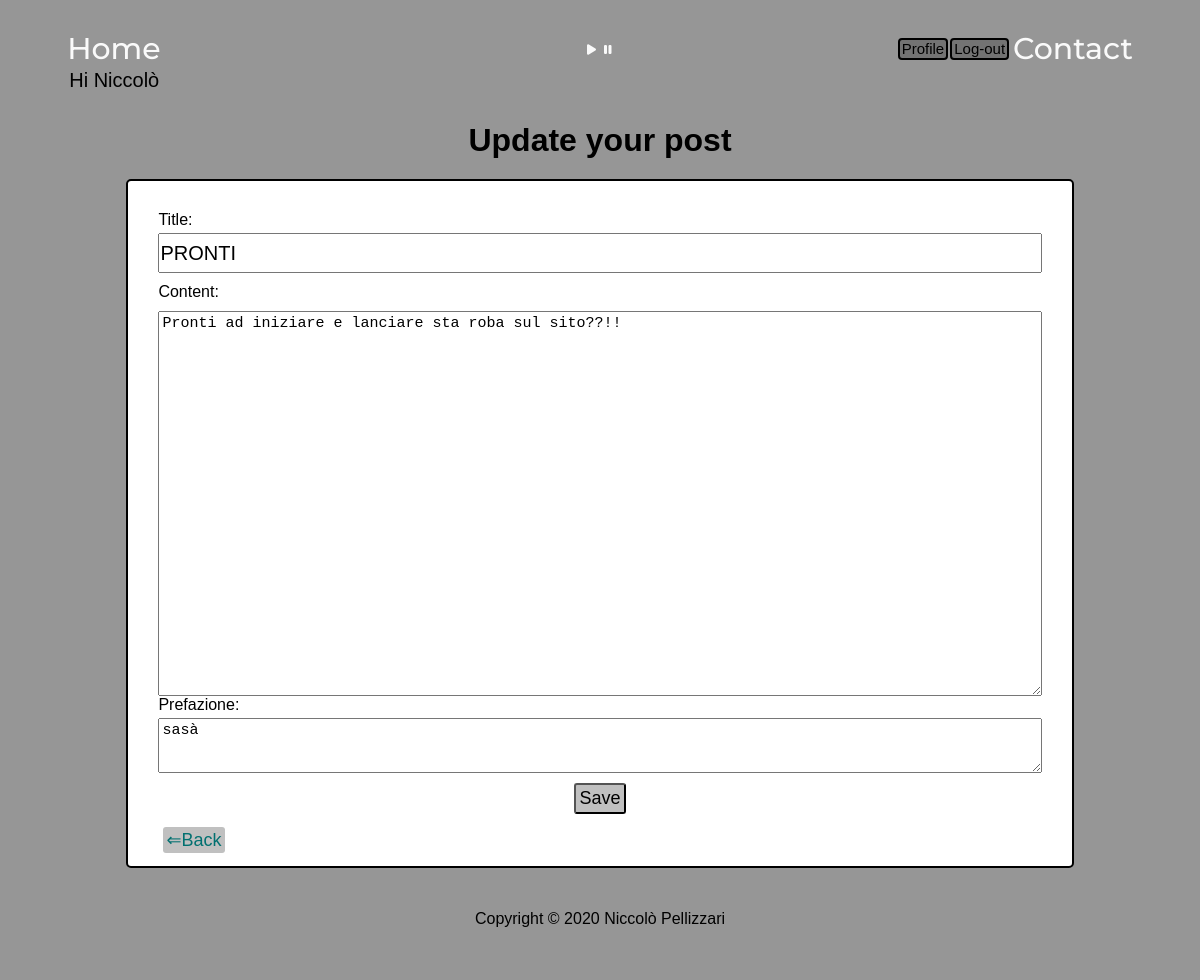
The page /crypto-blog/edit-post/31 (signed in) on the database its author committed.
### cryptoblog/models.py (models this page shows, shortened)
class Post(models.Model):
    title = models.CharField(max_length=200, unique=True)
    author = models.ForeignKey(User, on_delete=models.CASCADE, related_name='blog_posts')
    updated_on = models.DateTimeField(auto_now=True)
    content = RichTextField(blank= True, null= True)
    prefazione = models.CharField(max_length=255)
    created_on = models.DateTimeField(auto_now_add=True)
    status = models.IntegerField(choices=STATUS, default=1)
    class Meta:
        ordering = ['-created_on']

### cryptoblog/views.py (the view)
# urls.py: path('edit-post/<int:pk>', UpdatePost.as_view(), name='update_post'),
class UpdatePost(UpdateView):
    model = Post
    form_class = EditForm
    template_name = 'update_post.html'

### cryptoblog/forms.py
class EditForm(forms.ModelForm):
    class Meta:
        model = Post
        fields = ('title', 'content', 'prefazione')
        widgets = {
            'title': forms.TextInput(attrs={'class': 'form-control  form-title'}),
            'content': forms.Textarea(attrs={'class': 'form-control  form-content'}),
            'prefazione': forms.Textarea(attrs={'class': 'form-control  form-prefazione'}),
        }

### templates/update_post.html (shortened to what this page needs)
{% extends 'base.html' %}
{% load static %}
{% load widget_tweaks %}
{% block content %}
<html lang="en">
<head>
    <link href="{% static 'css/crypto-blog.css' %}" rel="stylesheet" type="text/css">
</head>
<body>
{% if user.is_authenticated %}
{% if user.id == post.author.id %}
<h1 class="crypto-title">Update your post</h1>
<div class="col-md-8 mt-3 left">
    <div class="card mb-4">
        <div class="card-body">
            <div class="form-group">
            <form method="post" >
                {{ form.as_p }}
                <div class="btn-submit">
                        <button class="btn" type="submit">Save</button>
                </div>
            </form>
            </div>
            <a class="btn  btn-back" href="{% url 'blog_home' %}">&Leftarrow;Back</a>
        </div>
    </div>
</div>
{% else %}
<h1 class="h3">You are not the correct user</h1>
<img src="{% static 'img/not-allowed.png' %}" alt="">
{% endif %}
{% else %}
<h1 class="h3">You have to log-in</h1>
<img src="{% static 'img/not-allowed.png' %}" alt="">
</body>
{% endif %}
</html>
{% endblock content %}

### templates/base.html (shortened to what this page needs)
{% load static %}
<html lang="en">
<head>
</head>
<body>
<header id="head-base">
    <p class="home1">
        <a class="home-button" href="/">Home</a>
        {% if user.is_authenticated %}
        <a class="visible-username">Hi {{ user.first_name }}</a>
        {% endif %}
    </p>
    <a class="home-button push-right" onclick="aud_play_pause()" type="button"><i class="fas fa-play"></i><i
            class="fas fa-pause"></i></a>
    <p class="home2">
        {% if user.is_authenticated %}
        <a class="login-button" href="{% url 'edit_profile' %}">Profile</a>
        <a class="login-button" href="{% url 'logout' %}">Log-out</a>
        {% else %}
        <a class="login-button" href="{% url 'login' %}">Log-in</a>
        <a class="login-button" href="{% url 'register' %}">Register</a>
        {% endif %}
        <a class="home-button contact-button" href="/contact">Contact</a>
    </p>
</header>
<div id="container">
    <div id="main">
        {% block content %}
        {% endblock %}
    </div>
</div>
<footer id="footer">
    <div class="col-lg-12">
        <p class="text-center tm-text-gray tm-copyright-text mb-0">Copyright &copy;
            <span class="tm-current-year">2020</span> Niccolò Pellizzari
        </p>
    </div>
</footer>
</body>
</html>

### static/css/crypto-blog.css (style rules this page uses)
body { font-family: 'Trebuchet MS', 'Lucida Sans Unicode', 'Lucida Grande', 'Lucida Sans', Arial, sans-serif; }
.card { margin-left: auto; margin-right: auto; width: 80%; margin-bottom: 1%; }
.card-body { border: solid 2.5px black; border-radius: 5px; background-color: white; padding: 15px; }
.btn { margin-top: 10px; font-size: 18px; padding: 3px; background:rgb(192,192,192); cursor: pointer; text-decoration: none; border-radius: 3px; }
.btn:link { color: rgb(1,112,112); }
.btn-back { margin-left: 20px; padding: 3px; text-decoration: none; margin-bottom: 0; }
.btn-submit { text-align: center; margin: auto; }
.form-content { width: 100%; padding: 3px; margin-top: 10px; font-size: 15px; }
.form-title { width: 100%; height: 40px; margin-bottom: 10px; font-size: 20px; }
.form-prefazione { width: 100%; height: 55px; padding: 3px; font-size: 15px; }
.crypto-title { text-align: center; margin-bottom: 20px; }
.form-group { margin: 15px; }
input { display: block; margin: auto; width: 85%; height: 25px; margin-top: 4px; }
textarea { display: block; margin: auto; width: 85%; height: 50px; margin-top: 4px; }
#id_content { height: 55%; }

### templates/base.html (style rules this page uses)
* { box-sizing: border-box; margin: 0; padding: 0; }
header, body, footer { background-color: rgb(150, 150, 150); }
.fas { font-color: white; padding:4px; font-size: 12px; text-rendering: optimizeLegibility; }
.push-right { margin-left: 140px; margin-top: 10px; }
html, body { height: 100%; }
#container { min-height: 100%; }
#main { overflow: auto; padding-bottom: 100px; }
body { margin: 0 8px 0; position: relative; padding-bottom: 100px; }
.home-button { font-family: "Montserrat", sans-serif; font-weight: 500; font-size: 30px; color: rgb(250,250,250); text-decoration: none; }
.home1 { display: flex; flex-direction: column; align-items: flex-start; }
.home2 { display: flex; flex-direction: row; align-items: baseline; align-items: center; }
.contact-button { margin-left: 2px; }
.visible-username { text-decoration: none; margin-top: 2px; margin-left: 2px; font-size: 20px; }
.login-button { font-family: sans-serif; font-weight: 400; font-size: 15px; color: black; text-decoration: none; margin-right: 2px; padding:0.5px 2px; background: rgb(115, 115, 115); border: 2px solid black; border-radius: 4px; }
#head-base { display: flex; justify-content: space-between; align-items: flex-start; padding: 30px 5%; }
#footer { padding: 30px 10%; margin-top: -100px; position: relative; height: 100px; bottom:0; width:100%; clear: both; }
#footer .text-center { text-align: center; font-size: 16px; color: black; text-decoration: none; margin-bottom: 10px; }

### rows shown on the page
Post: title "PRONTI", content "Pronti ad iniziare e lanciare sta roba sul sito??!!", prefazione "sasà"

### other values the page prints
{{ user.first_name }} "Niccolò"
